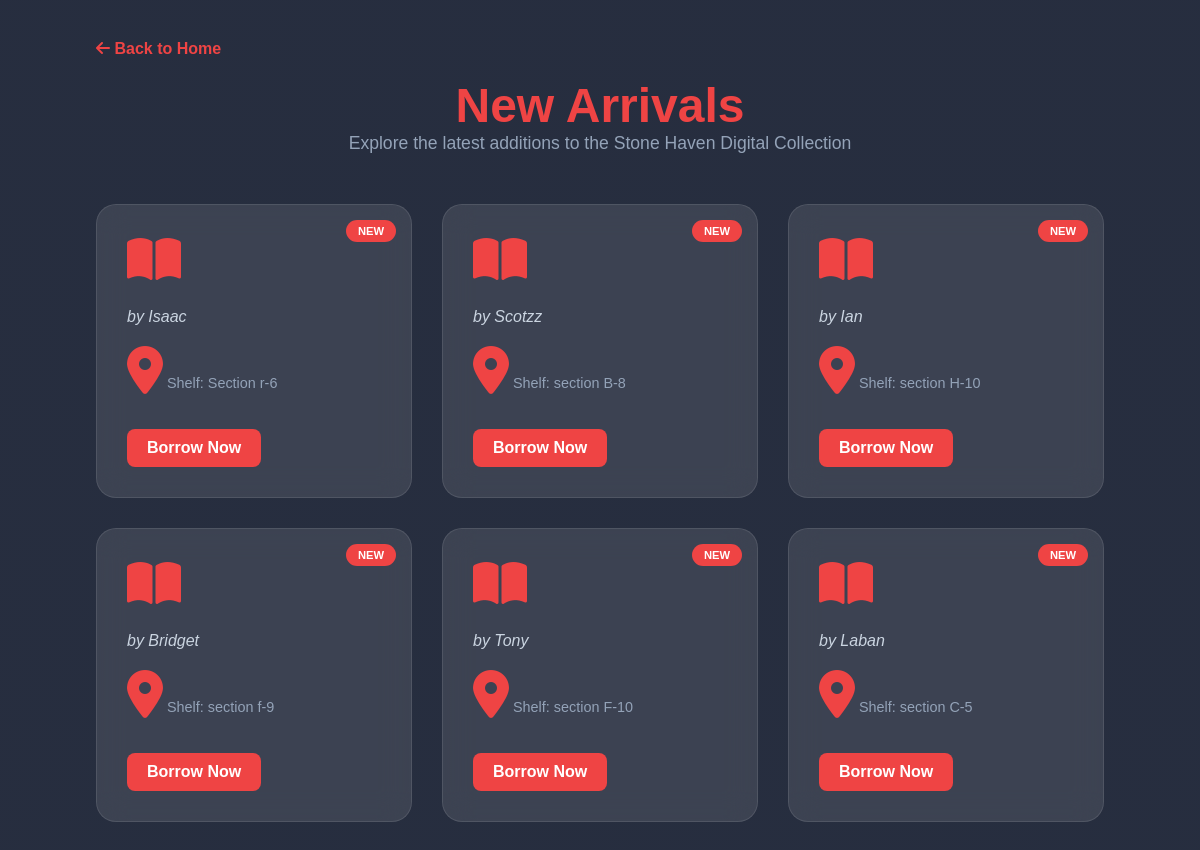
/new_arrivals.php, run on the app's committed database.
### tables this page shows
CREATE TABLE `books` (
  `id` int(11) NOT NULL,
  `book_title` varchar(255) NOT NULL,
  `author` varchar(100) DEFAULT NULL,
  `shelf` varchar(50) DEFAULT 'Section A',
  `isbn` varchar(50) DEFAULT NULL,
  `category` varchar(100) DEFAULT NULL,
  `quantity` int(11) DEFAULT 1,
  `created_at` timestamp NOT NULL DEFAULT current_timestamp(),
  `status` varchar(20) DEFAULT 'available',
  `file_path` varchar(255) DEFAULT NULL
);

### new_arrivals.php (the view, shortened to what this page needs)
<?php
include 'db.php';
$new_arrivals_query = "SELECT * FROM books ORDER BY id DESC LIMIT 6";
$results = $conn->query($new_arrivals_query);
$books = [];
if ($results && $results->num_rows > 0) {
    while($row = $results->fetch_assoc()) {
        $books[] = $row;
    }
}
?>
<!DOCTYPE html>
<html lang="en">
<head>
    <link rel="stylesheet" href="https://cdnjs.cloudflare.com/ajax/libs/font-awesome/6.0.0/css/all.min.css">
</head>
<body>
    <a href="index.php" class="back-nav"><i class="fas fa-arrow-left"></i> Back to Home</a>
    <div class="header-section">
        <h1>New Arrivals</h1>
        <p>Explore the latest additions to the Stone Haven Digital Collection</p>
    </div>
    <div class="arrivals-grid">
        <?php if (!empty($books)): ?>
            <?php foreach ($books as $book): ?>
                <div class="book-card">
                    <div class="new-badge">New</div>
                    <i class="fas fa-book-open"></i>
                    <p>by <?php echo htmlspecialchars($book['author']); ?></p>
                    <div style="font-size: 0.9rem; color: #94a3b8; margin-bottom: 15px;">
                        <i class="fas fa-map-marker-alt"></i> Shelf: <?php echo htmlspecialchars($book['shelf']); ?>
                    </div>
                    <a href="borrow_process.php?id=<?php echo $book['id']; ?>" class="btn-borrow">Borrow Now</a>
                </div>
            <?php endforeach; ?>
        <?php else: ?>
            <p>No new books have been added recently.</p>
        <?php endif; ?>
    </div>
</body>
</html>

### new_arrivals.php (style rules this page uses)
* { margin: 0; padding: 0; box-sizing: border-box; font-family: 'Poppins', sans-serif; }
body { background: linear-gradient(rgba(15, 23, 42, 0.9), rgba(15, 23, 42, 0.9)), url('images/Library.jpg') no-repeat center center fixed; background-size: cover; color: white; padding: 40px 8%; }
.header-section { margin-bottom: 50px; text-align: center; }
.header-section h1 { font-size: 3rem; color: #ef4444; }
.header-section p { color: #94a3b8; font-size: 1.1rem; }
.arrivals-grid { display: grid; grid-template-columns: repeat(auto-fit, minmax(300px, 1fr)); gap: 30px; }
.book-card { background: rgba(255, 255, 255, 0.1); backdrop-filter: blur(15px); padding: 30px; border-radius: 20px; border: 1px solid rgba(255, 255, 255, 0.1); transition: 0.3s ease; position: relative; overflow: hidden; }
.new-badge { position: absolute; top: 15px; right: 15px; background: #ef4444; color: white; padding: 5px 12px; border-radius: 50px; font-size: 0.7rem; font-weight: bold; text-transform: uppercase; }
.book-card i { font-size: 3rem; color: #ef4444; margin-bottom: 20px; }
.book-card p { color: #cbd5e1; margin-bottom: 20px; font-style: italic; }
.btn-borrow { display: inline-block; padding: 10px 20px; background: #ef4444; color: white; text-decoration: none; border-radius: 8px; font-weight: 600; transition: 0.3s; }
.back-nav { margin-bottom: 20px; display: block; color: #ef4444; text-decoration: none; font-weight: 600; }

### data on the page
books: author "Isaac", shelf "Section r-6"
books: author "Scotzz", shelf "section B-8"
books: author "Ian", shelf "section H-10"
books: author "Bridget", shelf "section f-9"
books: author "Tony", shelf "section F-10"
books: author "Laban", shelf "section C-5"
